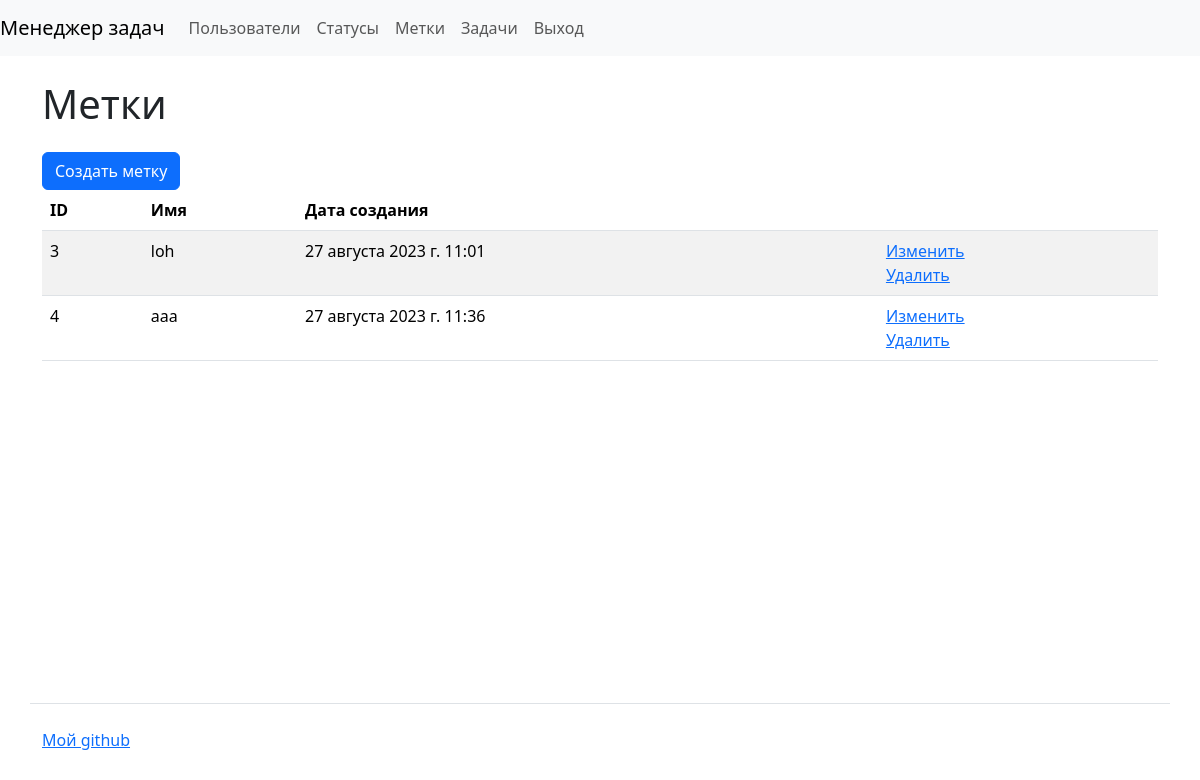
Before: /labels/ (signed in) with the older database file.
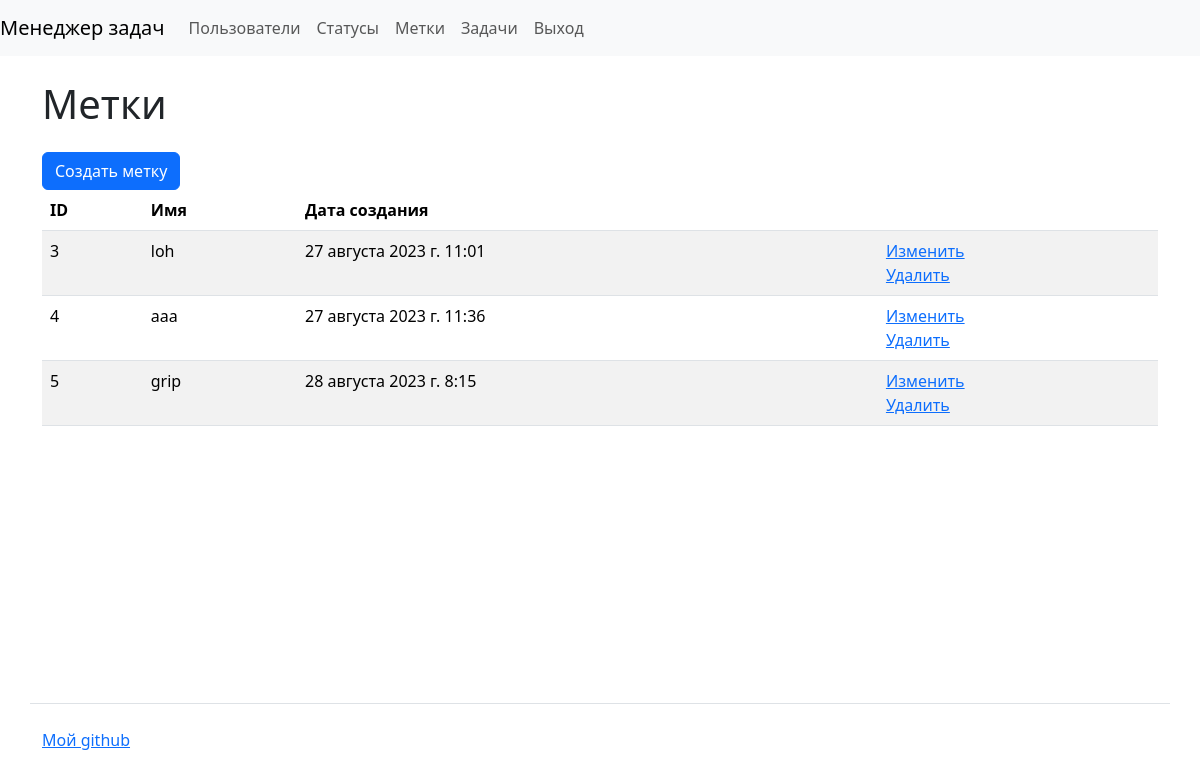
After: the same page with the newer database file.
### labels/models.py (models this page shows, shortened)
class Labels(models.Model):
    name = models.CharField(max_length=100, unique=True, verbose_name=_("Name"))
    created_at = models.DateTimeField(auto_now_add=True)

### labels/views.py (the view)
# urls.py: path('', views.IndexView.as_view(), name='labels'),
class IndexView(CustomLoginRequiredMixin, ListView):
    model = Labels
    template_name = 'labels/index.html'
    context_object_name = 'labels'

### templates/labels/index.html (shortened to what this page needs)
{% extends "base.html" %}
{% load i18n %}
{% block content %}
<h1 class="my-4">{% trans "Labels" %}</h1>
    <a class="btn btn-primary" href="{% url 'create_label' %}">{% trans "Create a label" %}</a>
    <table class="table table-striped">
      <thead>
        <tr>
          <th>ID</th>
          <th>{% trans "Name" %}</th>
          <th>{% trans "Date of creation" %}</th>
          <th></th>
        </tr>
      </thead>
      <tbody>
        {% for label in labels %}
          <tr>
            <td>{{label.pk}}</td>
            <td>{{label.name}}</td>
            <td>{{label.created_at}}</td>
            <td>
              <a href="{% url 'update_label' label.pk %}">{% trans "To change" %}</a>
              <br>
              <a href="{% url 'delete_label' label.pk %}">{% trans "Remove" %}</a>
            </td>
          </tr>
          {% endfor %}
          </tbody>
    </table>
{% endblock %}

Changed rows visible on the page:
added Labels: pk "5", name "grip", created_at "28 августа 2023 г. 8:15"
